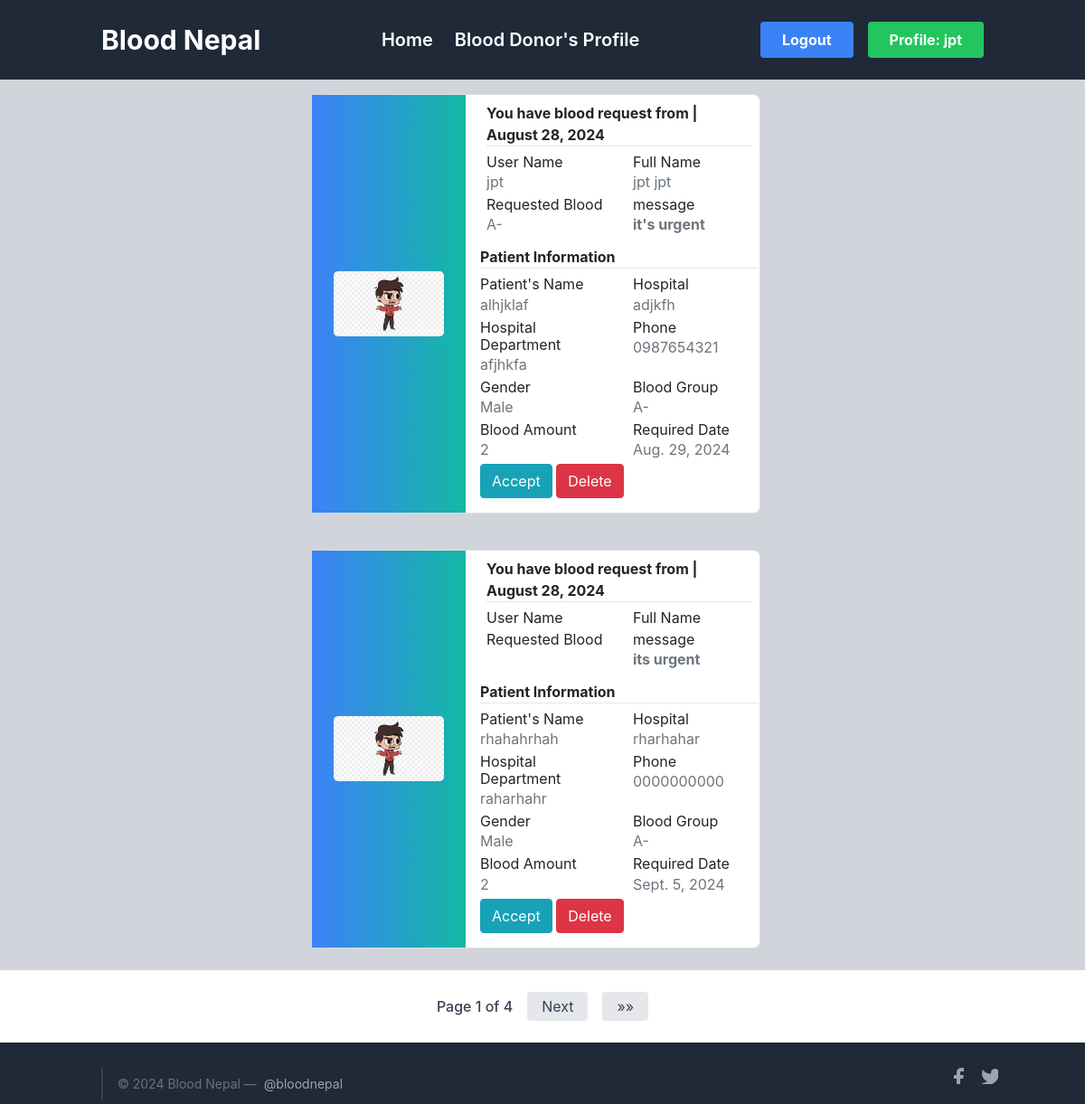
/request-received (signed in), run on an earlier commit of the app's database.
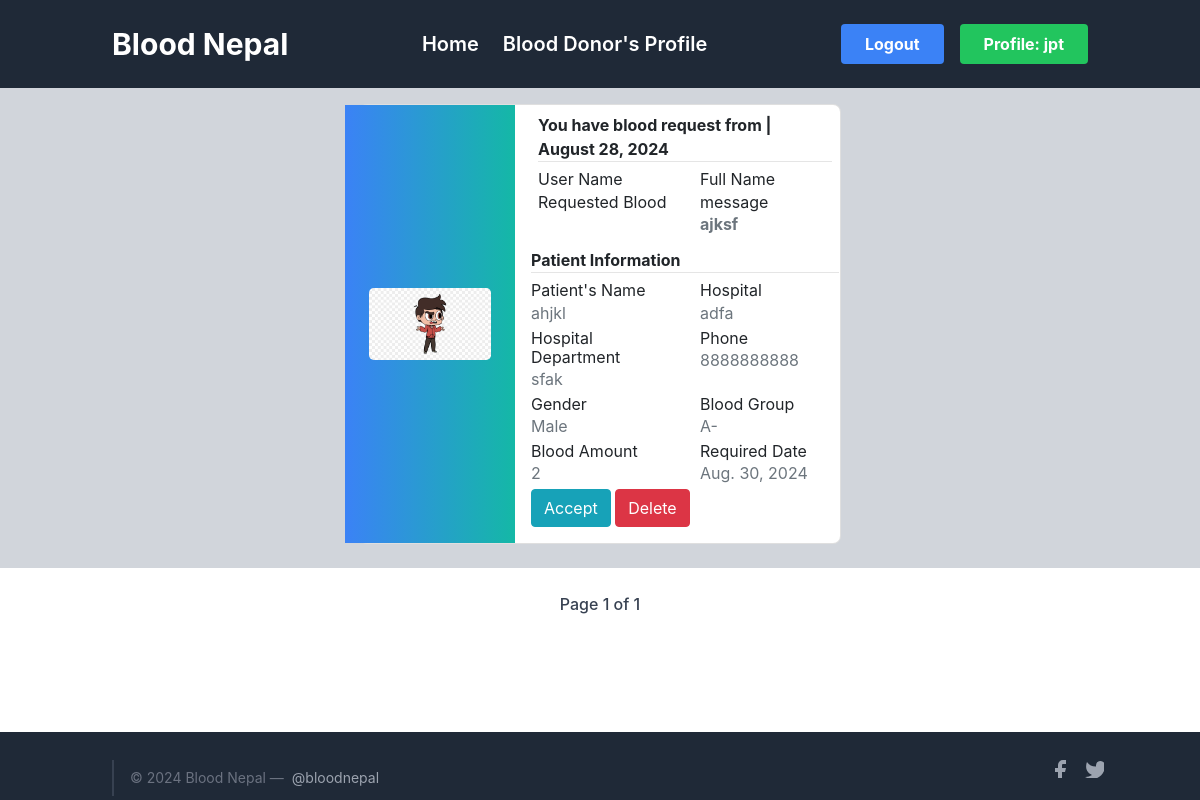
And on a later commit of the database.
### profile_/models.py (models this page shows, shortened)
class Patient(models.Model):
    user = models.ForeignKey(User, on_delete = models.CASCADE,null= True)
    blood_request_sent_by = models.ForeignKey(SignUp,related_name='sent_by', on_delete=models.SET_NULL, null=True, blank=True)
    blood_request_sent_to = models.ForeignKey(SignUp,related_name='sent_to', on_delete=models.SET_NULL, null=True, blank=False)
    message = models.TextField(max_length = 50, null=True)
    patients_name = models.CharField(max_length = 20)
    hospital = models.CharField(max_length = 20, null=True)
    patients_department = models.CharField(max_length = 120)
    patients_gender = models.CharField(max_length=6, choices= GenderChoices, null=True, default='Male')
    patients_phone = models.CharField(max_length=10, null=True,blank=True)
    patients_blood_group = models.CharField(choices=Blood_Group_Choices,max_length=3,null= True)
    blood_pint = models.IntegerField(null=True)
    required_date = models.DateField(null=True)
    created_at = models.DateTimeField(auto_now_add=True, null= True)
    requisition_form = models.ImageField(upload_to = 'patientsForm/')

class SignUp(models.Model):
    user = models.OneToOneField(User, on_delete = models.CASCADE , unique=True)
    full_name = models.CharField(max_length = 120, null=False, blank=False )
    email = models.EmailField( null=False, blank=False)
    phone = models.CharField(max_length=10,null=True)
    gender = models.CharField(max_length=6, choices= GenderChoices , default='Male')
    profile_photo = models.ImageField(upload_to = 'images/')
    location = models.CharField(max_length=40)
    blood_group = models.CharField(choices=Blood_Group_Choices,max_length=3)
    weight = models.IntegerField( null=True, blank=False)
    ready_to_donate = models.CharField(choices=R_CHOICES ,null=True, max_length=4)
    last_donation = models.DateField(null=True)

### profile_/views.py (the view)
# urls.py: path("request-received", Received.as_view(), name="request-received"),
class Received(Sent):
    template_name = "profile/received.html"
    def get_queryset(self):
        user = self.request.user
        try:
            sign_up = SignUp.objects.get(user=user)
            return Patient.objects.filter(blood_request_sent_to=sign_up)
        except SignUp.DoesNotExist:
            messages.success(self.request, 'You have not received any blood request yet.')

### profile_/views.py (called while the page is built)
    def get_context_data(self):
        context = super().get_context_data()
        context['username'] = self.request.user.username
        context['current_date'] = timezone.now().date()
        return context

### profile_/templates/profile/received.html (shortened to what this page needs)
{% extends "profile/base.html" %}
{% block hero %}
{% for patient in patients %}
<section class="vh-40 bg-gray-300">
  <div class="container py-3 h-15">
    <div class="row d-flex justify-content-center align-items-center h-100">
      <div class="col col-lg-6 mb-2 mb-lg-0">
        <div class="card mb-2" style="border-radius: .5rem;">
          <div class="row g-0">
            <div class="w-1/3 bg-gradient-to-r from-blue-500 to-teal-500 flex items-center justify-center p-4">
              <a href="{{patient.requisition_form.url}}">
                <img src="{{patient.requisition_form.url}}" alt="Profile Photo" class="w-72 h-auto rounded-lg">
              </a>
            </div>
            <div class="col-md-8">
              <div class="card-body p-2">
                <strong>You have blood request from | {{patient.created_at|date:"F j, Y"}}</strong>
                <hr class="mt-0 mb-1">
                <div class="row pt-1">
                  <div class="col-6 mb-1">
                    <h6>User Name</h6>
                    <p class="text-muted">{{ patient.blood_request_sent_by.user }}</p>
                  </div>
                  <div class="col-6 mb-1">
                    <h6>Full Name</h6>
                    <p class="text-muted">{{ patient.blood_request_sent_by.full_name }}</p>
                  </div>
                  <div class="col-6 mb-1">
                    <h6>Requested Blood</h6>
                    <p class="text-muted">{{ patient.blood_request_sent_by.blood_group }}</p>
                  </div>
                  <div class="col-6 mb-1">
                    <h6>message</h6>
                    <p class="text-muted"><strong>{{ patient.message }}</strong></p>
                  </div>
                  <div class="card-body p-2">
                    <strong>Patient Information</strong>
                <hr class="mt-0 mb-1">
                <div class="row pt-1">
                  <div class="col-6 mb-1">
                    <h6>Patient's Name</h6>
                    <p class="text-muted">{{ patient.patients_name }}</p>
                  </div>
                  <div class="col-6 mb-1">
                    <h6>Hospital</h6>
                    <p class="text-muted">{{ patient.hospital }}</p>
                  </div>
                  <div class="col-6 mb-1">
                    <h6>Hospital Department</h6>
                    <p class="text-muted">{{ patient.patients_department }}</p>
                  </div>
                  <div class="col-6 mb-1">
                    <h6>Phone</h6>
                    <p class="text-muted">{{ patient.patients_phone }}</p>
                  </div>
                  <div class="col-6 mb-1">
                    <h6>Gender</h6>
                    <p class="text-muted">{{ patient.patients_gender}}</p>
                  </div>
                  <div class="col-6 mb-1">
                    <h6>Blood Group</h6>
                    <p class="text-muted">{{ patient.patients_blood_group }}</p>
                  </div>
                  <div class="col-6 mb-1">
                    <h6>Blood Amount</h6>
                    <p class="text-muted">{{ patient.blood_pint }}</p>
                  </div>
                  <div class="col-6 mb-1">
                    <h6>Required Date</h6>
                    <p class="text-muted">{{ patient.required_date }}</p>
                  </div>
                </div>
                <a href = "msg">
                  <button class="btn btn-info">Accept </button>
                  </a>
                <a href = "{% url 'delete-blood-request' patient.id %}">
                <button class="btn btn-danger">Delete </button>
                </a>
              </div>
            </div>
          </div>
        </div>
      </div>
    </div>
  </div>
</section>
{% endfor %}
{% include "profile/pagination.html" %}
{% endblock %}

What changed in the data, as far as the page shows it:
removed Patient: requisition_form (picture), created_at "August 28, 2024", blood_request_sent_by.user "jpt", blood_request_sent_by.full_name "jpt jpt", blood_request_sent_by.blood_group "A-", message "it's urgent", patients_name "alhjklaf", hospital "adjkfh", patients_department "afjhkfa", patients_phone "0987654321", patients_gender "Male", patients_blood_group "A-", blood_pint "2", required_date "Aug. 29, 2024"
removed Patient: requisition_form (picture), created_at "August 28, 2024", message "its urgent", patients_name "rhahahrhah", hospital "rharhahar", patients_department "raharhahr", patients_phone "0000000000", patients_gender "Male", patients_blood_group "A-", blood_pint "2", required_date "Sept. 5, 2024"
now on this page (row unchanged): Patient: requisition_form (picture), created_at "August 28, 2024", message "ajksf", patients_name "ahjkl", hospital "adfa", patients_department "sfak", patients_phone "8888888888", patients_gender "Male", patients_blood_group "A-", blood_pint "2", required_date "Aug. 30, 2024"
Also different on the page:
{{ page_obj.paginator.num_pages }}: "4" → "1"
text no longer shown: "Next »»"
